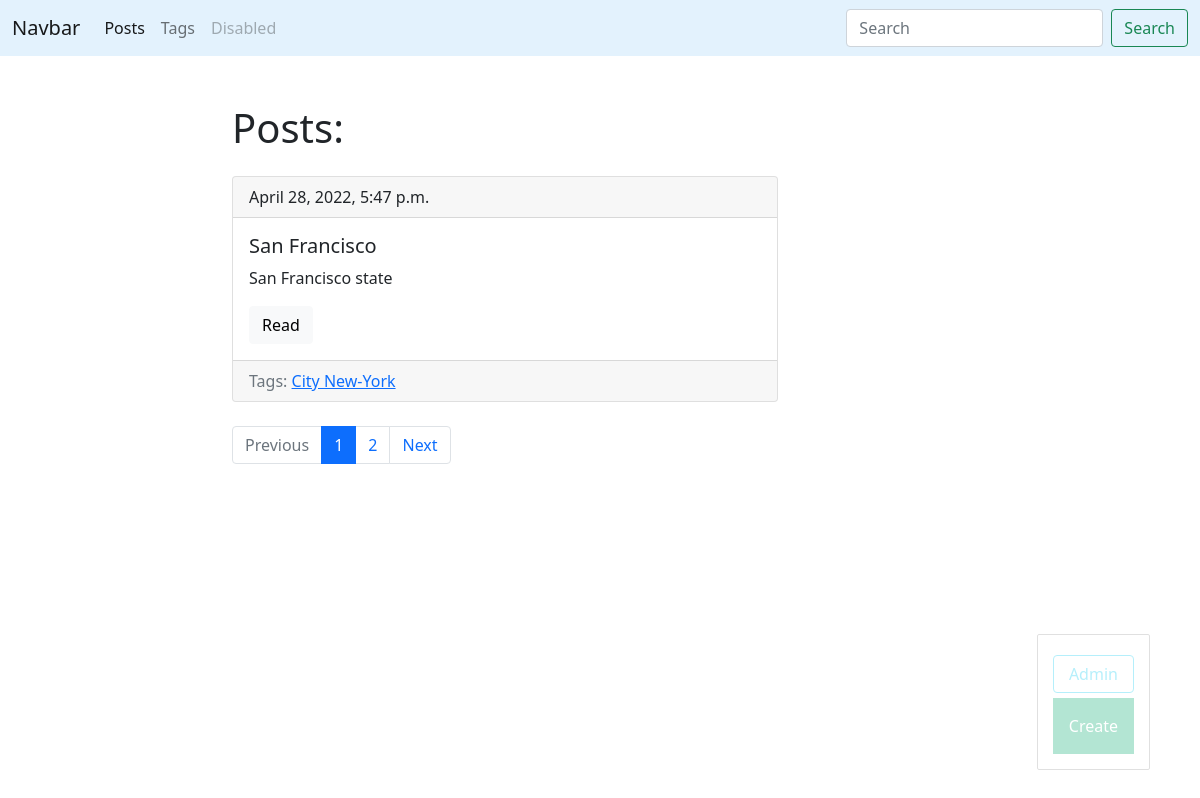
Page /blog/ (signed in) on the committed database.
### blog/models.py (models this page shows, shortened)
class Post(models.Model):
    title = models.CharField(max_length=150, db_index=True)
    slug = models.SlugField(max_length=50, blank=True, unique=True)
    body = models.TextField(blank=True, db_index=True)
    tags = models.ManyToManyField('Tag', blank=True, related_name='posts')
    date_pub = models.DateTimeField(auto_now_add=True)
    def get_absolute_url(self):
        return reverse('post_detail_url', args=[self.slug, ])
    class Meta:
        ordering = ['-date_pub']

class Tag(models.Model):
    title = models.CharField(max_length=50)
    slug = models.SlugField(max_length=50, unique=True)
    def get_absolute_url(self):
        return reverse('tag_detail_url', args=[self.slug, ])
    class Meta:
        ordering = ['title']

### blog/views.py (the view)
# urls.py: path('', posts_list, name='posts_list_url'),
def posts_list(request):
    search_query = request.GET.get('search', '')
    if search_query:
        posts = Post.objects.filter(Q(title__icontains=search_query) | Q(body__icontains=search_query))
    else:
        posts = Post.objects.all()
    paginator = Paginator(posts, 1)
    page_number = request.GET.get('page', 1)
    page = paginator.get_page(page_number)
    is_paginated = page.has_other_pages()
    if page.has_previous():
        prev_url = f'?page={page.previous_page_number()}'
    else:
        prev_url = ''
    if page.has_next():
        next_url = f'?page={page.next_page_number()}'
    else:
        next_url = ''
    context = {'page_object': page, 'is_paginated': is_paginated, 'next_page_url': next_url, 'prev_page_url': prev_url }
    return render(request, 'blog/index.html', context=context)

### blog/templates/blog/index.html (shortened to what this page needs)
{% extends 'blog/base_blog.html' %}
{% block content %}
    <h1 class="mb-4">Posts: </h1>
    {% for post in page_object.object_list %}
        {% include 'blog/includes/post_card_template.html'%}
    {% endfor %}
{% endblock %}

### blog/templates/blog/includes/post_card_template.html
<div class="card mb-4">
          <div class="card-header">
              {{post.date_pub}}
          </div>
          <div class="card-body">
            <h5 class="card-title">{{post.title}}</h5>
            <p class="card-text">{{post.body|truncatewords:15 }}</p>
            <a href="{{ post.get_absolute_url }}" class="btn btn-light">Read</a>
          </div>
            <div class="card-footer text-muted">
            Tags:
                {% for tag in post.tags.all %}
                <a href="{{ tag.get_absolute_url }}"> {{tag.title}}</a>
                {% endfor %}
             </div>
        </div>

### rows in the picture
Post: date_pub "April 28, 2022, 5:47 p.m.", title "San Francisco", body "San Francisco state"
Tag: title "City New-York"

### other values in the picture
{{ n }} "1"
{{ n }} "2"
